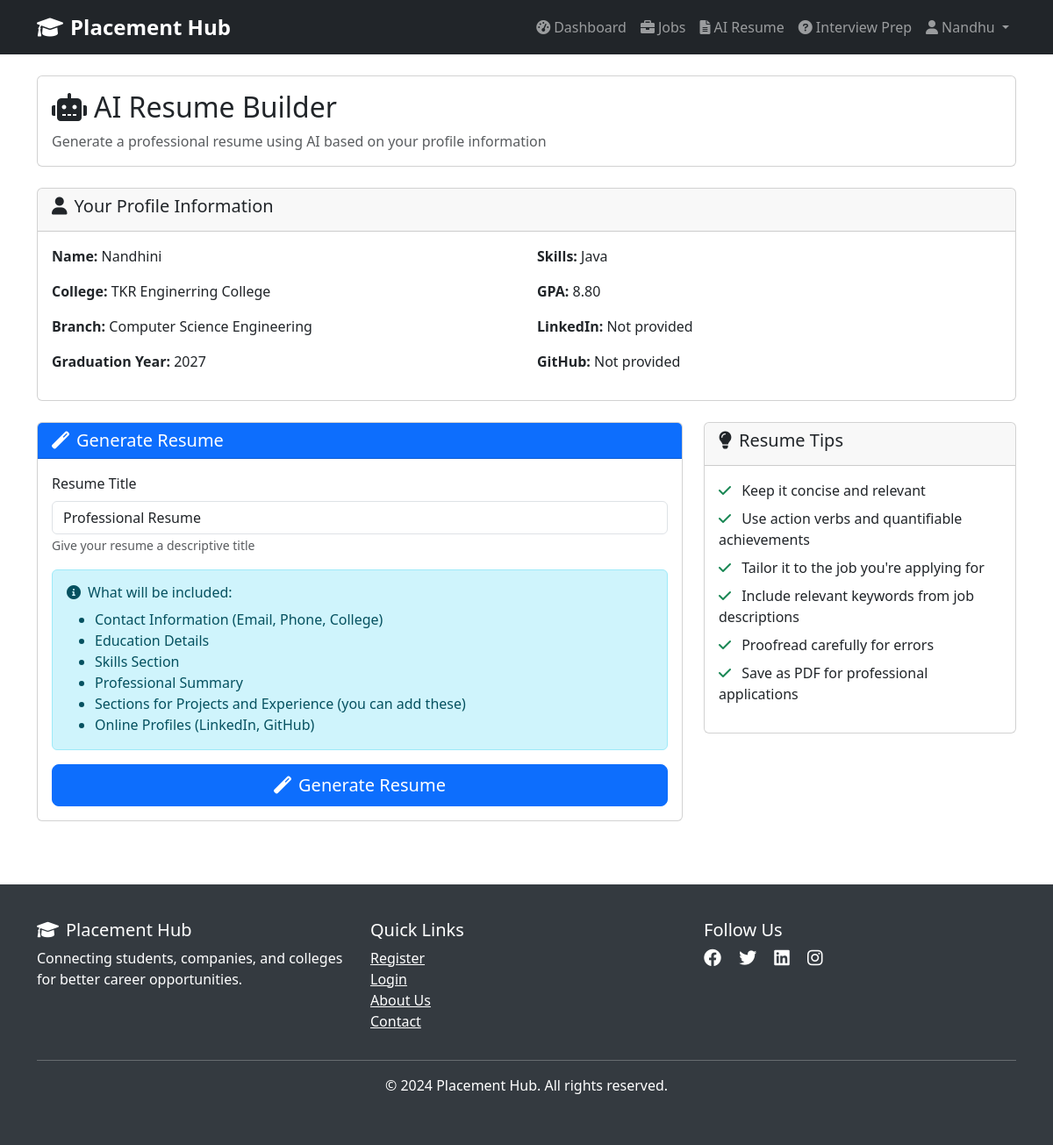
Page /ai-tools/resume/builder/ (signed in) on the committed database.
### accounts/models.py (models this page shows, shortened)
class User(AbstractUser):
    ROLE_CHOICES = [
        ('student', 'Student'),
        ('company', 'Company'),
        ('college', 'College'),
    ]
    role = models.CharField(max_length=10, choices=ROLE_CHOICES, default='student')
    phone = models.CharField(max_length=15, blank=True, null=True)
    is_verified = models.BooleanField(default=False)
    created_at = models.DateTimeField(auto_now_add=True)
    updated_at = models.DateTimeField(auto_now=True)
    @property
    def is_student(self):
        return self.role == 'student'

### students/models.py (models this page shows, shortened)
class StudentProfile(models.Model):
    BRANCH_CHOICES = [
        ('CSE', 'Computer Science Engineering'),
        ('ECE', 'Electronics and Communication Engineering'),
        ('EEE', 'Electrical and Electronics Engineering'),
        ('MECH', 'Mechanical Engineering'),
        ('CIVIL', 'Civil Engineering'),
        ('IT', 'Information Technology'),
        ('OTHER', 'Other'),
    ]
    user = models.OneToOneField(settings.AUTH_USER_MODEL, on_delete=models.CASCADE, related_name='student_profile')
    full_name = models.CharField(max_length=100)
    college_name = models.CharField(max_length=200)
    branch = models.CharField(max_length=10, choices=BRANCH_CHOICES)
    graduation_year = models.IntegerField()
    skills = models.TextField(help_text="Enter your skills separated by commas")
    resume = models.FileField(upload_to='resumes/', blank=True, null=True)
    profile_image = models.ImageField(upload_to='profile_images/', blank=True, null=True)
    gpa = models.DecimalField(max_digits=4, decimal_places=2, blank=True, null=True)
    about_me = models.TextField(blank=True, null=True)
    linkedin_profile = models.URLField(blank=True, null=True)
    github_profile = models.URLField(blank=True, null=True)
    created_at = models.DateTimeField(auto_now_add=True)
    updated_at = models.DateTimeField(auto_now=True)
    class Meta:
        verbose_name_plural = "Student Profiles"

### ai_tools/views.py (the view, shortened to what this page needs)
# urls.py: path('resume/builder/', views.resume_builder, name='resume_builder'),
@login_required
def resume_builder(request):
    if not request.user.is_student:
        return redirect('accounts:login')
    try:
        student_profile = request.user.student_profile
    except StudentProfile.DoesNotExist:
        return redirect('students:profile_complete')
    return render(request, 'ai_tools/resume_builder.html', {'student_profile': student_profile})

### templates/ai_tools/resume_builder.html (shortened to what this page needs)
{% extends 'base.html' %}
{% block content %}
<div class="container py-4">
    <div class="row mb-4">
        <div class="col-12">
            <div class="card">
                <div class="card-body">
                    <h2><i class="fas fa-robot me-2"></i>AI Resume Builder</h2>
                    <p class="text-muted mb-0">Generate a professional resume using AI based on your profile information</p>
                </div>
            </div>
        </div>
    </div>
    <div class="row mb-4">
        <div class="col-12">
            <div class="card">
                <div class="card-header">
                    <h5><i class="fas fa-user me-2"></i>Your Profile Information</h5>
                </div>
                <div class="card-body">
                    <div class="row">
                        <div class="col-md-6">
                            <p><strong>Name:</strong> {{ student_profile.full_name }}</p>
                            <p><strong>College:</strong> {{ student_profile.college_name }}</p>
                            <p><strong>Branch:</strong> {{ student_profile.get_branch_display }}</p>
                            <p><strong>Graduation Year:</strong> {{ student_profile.graduation_year }}</p>
                        </div>
                        <div class="col-md-6">
                            <p><strong>Skills:</strong> {{ student_profile.skills }}</p>
                            <p><strong>GPA:</strong> {{ student_profile.gpa|default:"Not specified" }}</p>
                            <p><strong>LinkedIn:</strong> {{ student_profile.linkedin_profile|default:"Not provided" }}</p>
                            <p><strong>GitHub:</strong> {{ student_profile.github_profile|default:"Not provided" }}</p>
                        </div>
                    </div>
                </div>
            </div>
        </div>
    </div>
    <div class="row">
        <div class="col-md-8">
            <div class="card">
                <div class="card-header bg-primary text-white">
                    <h5 class="mb-0"><i class="fas fa-magic me-2"></i>Generate Resume</h5>
                </div>
                <div class="card-body">
                    <form method="post">
                        <div class="mb-3">
                            <label for="title" class="form-label">Resume Title</label>
                            <input type="text" name="title" id="title" class="form-control" value="Professional Resume" placeholder="Enter a title for your resume">
                            <small class="form-text text-muted">Give your resume a descriptive title</small>
                        </div>
                        <div class="alert alert-info">
                            <h6><i class="fas fa-info-circle me-2"></i>What will be included:</h6>
                            <ul class="mb-0">
                                <li>Contact Information (Email, Phone, College)</li>
                                <li>Education Details</li>
                                <li>Skills Section</li>
                                <li>Professional Summary</li>
                                <li>Sections for Projects and Experience (you can add these)</li>
                                <li>Online Profiles (LinkedIn, GitHub)</li>
                            </ul>
                        </div>
                        <div class="d-grid">
                            <button type="submit" class="btn btn-primary btn-lg">
                                <i class="fas fa-magic me-2"></i>Generate Resume
                            </button>
                        </div>
                    </form>
                </div>
            </div>
        </div>
        <div class="col-md-4">
            <div class="card">
                <div class="card-header">
                    <h5><i class="fas fa-lightbulb me-2"></i>Resume Tips</h5>
                </div>
                <div class="card-body">
                    <ul class="list-unstyled">
                        <li class="mb-2">
                            <i class="fas fa-check text-success me-2"></i>
                            Keep it concise and relevant
                        </li>
                        <li class="mb-2">
                            <i class="fas fa-check text-success me-2"></i>
                            Use action verbs and quantifiable achievements
                        </li>
                        <li class="mb-2">
                            <i class="fas fa-check text-success me-2"></i>
                            Tailor it to the job you're applying for
                        </li>
                        <li class="mb-2">
                            <i class="fas fa-check text-success me-2"></i>
                            Include relevant keywords from job descriptions
                        </li>
                        <li class="mb-2">
                            <i class="fas fa-check text-success me-2"></i>
                            Proofread carefully for errors
                        </li>
                        <li class="mb-0">
                            <i class="fas fa-check text-success me-2"></i>
                            Save as PDF for professional applications
                        </li>
                    </ul>
                </div>
            </div>
        </div>
    </div>
</div>
{% endblock %}

### templates/base.html (shortened to what this page needs)
<!DOCTYPE html>
<html lang="en">
<head>
    <link href="https://cdn.jsdelivr.net/npm/bootstrap@5.3.0/dist/css/bootstrap.min.css" rel="stylesheet">
    <link href="https://cdnjs.cloudflare.com/ajax/libs/font-awesome/6.0.0/css/all.min.css" rel="stylesheet">
</head>
<body>
    <nav class="navbar navbar-expand-lg navbar-dark bg-dark">
        <div class="container">
            <a class="navbar-brand" href="{% url 'landing_page' %}">
                <i class="fas fa-graduation-cap me-2"></i>Placement Hub
            </a>
            <div class="collapse navbar-collapse" id="navbarNav">
                <ul class="navbar-nav ms-auto">
                    {% if user.is_authenticated %}
                        {% if user.is_student %}
                            <li class="nav-item">
                                <a class="nav-link" href="{% url 'students:dashboard' %}">
                                    <i class="fas fa-tachometer-alt me-1"></i>Dashboard
                                </a>
                            </li>
                            <li class="nav-item">
                                <a class="nav-link" href="{% url 'students:job_listings' %}">
                                    <i class="fas fa-briefcase me-1"></i>Jobs
                                </a>
                            </li>
                            <li class="nav-item">
                                <a class="nav-link" href="{% url 'ai_tools:resume_builder' %}">
                                    <i class="fas fa-file-alt me-1"></i>AI Resume
                                </a>
                            </li>
                            <li class="nav-item">
                                <a class="nav-link" href="{% url 'ai_tools:interview_preparation' %}">
                                    <i class="fas fa-question-circle me-1"></i>Interview Prep
                                </a>
                            </li>
                        {% endif %}
                        <li class="nav-item dropdown">
                            <a class="nav-link dropdown-toggle" href="#" role="button" data-bs-toggle="dropdown">
                                <i class="fas fa-user me-1"></i>{{ user.username }}
                            </a>
                        </li>
                    {% endif %}
                </ul>
            </div>
        </div>
    </nav>
    {% block content %}{% endblock %}
    <footer class="footer mt-5">
        <div class="container">
            <div class="row">
                <div class="col-md-4">
                    <h5><i class="fas fa-graduation-cap me-2"></i>Placement Hub</h5>
                    <p>Connecting students, companies, and colleges for better career opportunities.</p>
                </div>
                <div class="col-md-4">
                    <h5>Quick Links</h5>
                    <ul class="list-unstyled">
                        <li><a href="{% url 'accounts:register' %}" class="text-white">Register</a></li>
                        <li><a href="{% url 'accounts:login' %}" class="text-white">Login</a></li>
                        <li><a href="#" class="text-white">About Us</a></li>
                        <li><a href="#" class="text-white">Contact</a></li>
                    </ul>
                </div>
                <div class="col-md-4">
                    <h5>Follow Us</h5>
                    <div>
                        <a href="#" class="text-white me-3"><i class="fab fa-facebook fa-lg"></i></a>
                        <a href="#" class="text-white me-3"><i class="fab fa-twitter fa-lg"></i></a>
                        <a href="#" class="text-white me-3"><i class="fab fa-linkedin fa-lg"></i></a>
                        <a href="#" class="text-white"><i class="fab fa-instagram fa-lg"></i></a>
                    </div>
                </div>
            </div>
            <hr class="bg-white">
            <div class="text-center">
                <p>&copy; 2024 Placement Hub. All rights reserved.</p>
            </div>
        </div>
    </footer>
</body>
</html>

### templates/base.html (style rules this page uses)
.navbar-brand { font-weight: bold; font-size: 1.5rem; }
.footer { background-color: #343a40; color: white; padding: 40px 0; }

### rows in the picture
User: username "Nandhu"
StudentProfile: full_name "Nandhini", college_name "TKR Enginerring College", branch "Computer Science Engineering", graduation_year "2027", skills "Java", gpa "8.80", linkedin_profile "Not provided", github_profile "Not provided"
